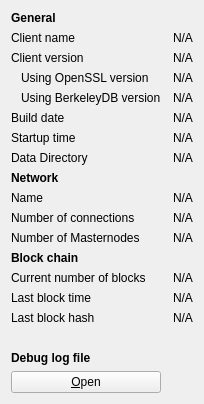
     <widget class="QWidget" name="tab_info">
      <attribute name="title">
       <string>&amp;Information</string>
      </attribute>
      <layout class="QGridLayout" name="gridLayout" columnstretch="0,0">
       <property name="horizontalSpacing">
        <number>12</number>
       </property>       
       <item row="0" column="0">
        <widget class="QLabel" name="generalHeader">
         <property name="font">
          <font>
           <weight>75</weight>
           <bold>true</bold>
          </font>
         </property>
         <property name="text">
          <string>General</string>
         </property>
        </widget>
       </item>
       <item row="1" column="0">
        <widget class="QLabel" name="clientNameLabel">
         <property name="text">
          <string>Client name</string>
         </property>
        </widget>
       </item>
       <item row="1" column="1">
        <widget class="QLabel" name="clientName">
         <property name="cursor">
          <cursorShape>IBeamCursor</cursorShape>
         </property>
         <property name="text">
          <string>N/A</string>
         </property>
         <property name="textFormat">
          <enum>Qt::PlainText</enum>
         </property>
         <property name="textInteractionFlags">
          <set>Qt::LinksAccessibleByMouse|Qt::TextSelectableByKeyboard|Qt::TextSelectableByMouse</set>
         </property>
        </widget>
       </item>
       <item row="2" column="0">
        <widget class="QLabel" name="clientVersionLabel">
         <property name="text">
          <string>Client version</string>
         </property>
        </widget>
       </item>
       <item row="2" column="1">
        <widget class="QLabel" name="clientVersion">
         <property name="cursor">
          <cursorShape>IBeamCursor</cursorShape>
         </property>
         <property name="text">
          <string>N/A</string>
         </property>
         <property name="textFormat">
          <enum>Qt::PlainText</enum>
         </property>
         <property name="textInteractionFlags">
          <set>Qt::LinksAccessibleByMouse|Qt::TextSelectableByKeyboard|Qt::TextSelectableByMouse</set>
         </property>
        </widget>
       </item>
       <item row="3" column="0">
        <widget class="QLabel" name="openSSLVersionLabel">
         <property name="text">
          <string>Using OpenSSL version</string>
         </property>
         <property name="indent">
          <number>10</number>
         </property>
        </widget>
       </item>
       <item row="3" column="1">
        <widget class="QLabel" name="openSSLVersion">
         <property name="cursor">
          <cursorShape>IBeamCursor</cursorShape>
         </property>
         <property name="text">
          <string>N/A</string>
         </property>
         <property name="textFormat">
          <enum>Qt::PlainText</enum>
         </property>
         <property name="textInteractionFlags">
          <set>Qt::LinksAccessibleByMouse|Qt::TextSelectableByKeyboard|Qt::TextSelectableByMouse</set>
         </property>
        </widget>
       </item>
       <item row="4" column="0">
        <widget class="QLabel" name="berkeleyDBVersionLabel">
         <property name="text">
          <string>Using BerkeleyDB version</string>
         </property>
         <property name="indent">
          <number>10</number>
         </property>
        </widget>
       </item>
       <item row="4" column="1">
        <widget class="QLabel" name="berkeleyDBVersion">
         <property name="cursor">
          <cursorShape>IBeamCursor</cursorShape>
         </property>
         <property name="text">
          <string>N/A</string>
         </property>
         <property name="textFormat">
          <enum>Qt::PlainText</enum>
         </property>
         <property name="textInteractionFlags">
          <set>Qt::LinksAccessibleByMouse|Qt::TextSelectableByKeyboard|Qt::TextSelectableByMouse</set>
         </property>
        </widget>
       </item>
       <item row="5" column="0">
        <widget class="QLabel" name="buildDateLabel">
         <property name="text">
          <string>Build date</string>
         </property>
        </widget>
       </item>
       <item row="5" column="1">
        <widget class="QLabel" name="buildDate">
         <property name="cursor">
          <cursorShape>IBeamCursor</cursorShape>
         </property>
         <property name="text">
          <string>N/A</string>
         </property>
         <property name="textFormat">
          <enum>Qt::PlainText</enum>
         </property>
         <property name="textInteractionFlags">
          <set>Qt::LinksAccessibleByMouse|Qt::TextSelectableByKeyboard|Qt::TextSelectableByMouse</set>
         </property>
        </widget>
       </item>
       <item row="6" column="0">
        <widget class="QLabel" name="startupTimeLabel">
         <property name="text">
          <string>Startup time</string>
         </property>
        </widget>
       </item>
       <item row="6" column="1">
        <widget class="QLabel" name="startupTime">
         <property name="cursor">
          <cursorShape>IBeamCursor</cursorShape>
         </property>
         <property name="text">
          <string>N/A</string>
         </property>
         <property name="textFormat">
          <enum>Qt::PlainText</enum>
         </property>
         <property name="textInteractionFlags">
          <set>Qt::LinksAccessibleByMouse|Qt::TextSelectableByKeyboard|Qt::TextSelectableByMouse</set>
         </property>
        </widget>
       </item>
       <item row="7" column="0">
        <widget class="QLabel" name="dataDirLabel">
         <property name="text">
          <string>Data Directory</string>
         </property>
        </widget>
       </item>
       <item row="7" column="1">
        <widget class="QLabel" name="dataDir">
         <property name="text">
          <string>N/A</string>
         </property>
        </widget>
       </item>       
       <item row="8" column="0">
        <widget class="QLabel" name="networkHeader">
         <property name="font">
          <font>
           <weight>75</weight>
           <bold>true</bold>
          </font>
         </property>
         <property name="text">
          <string>Network</string>
         </property>
        </widget>
       </item>
       <item row="9" column="0">
        <widget class="QLabel" name="networkNameLabel">
         <property name="text">
          <string>Name</string>
         </property>
        </widget>
       </item>
       <item row="9" column="1">
        <widget class="QLabel" name="networkName">
         <property name="cursor">
          <cursorShape>IBeamCursor</cursorShape>
         </property>
         <property name="text">
          <string>N/A</string>
         </property>
         <property name="textFormat">
          <enum>Qt::PlainText</enum>
         </property>
         <property name="textInteractionFlags">
          <set>Qt::LinksAccessibleByMouse|Qt::TextSelectableByKeyboard|Qt::TextSelectableByMouse</set>
         </property>
        </widget>
       </item>
       <item row="10" column="0">
        <widget class="QLabel" name="numberOfConnectionsLabel">
         <property name="text">
          <string>Number of connections</string>
         </property>
        </widget>
       </item>
       <item row="10" column="1">
        <widget class="QLabel" name="numberOfConnections">
         <property name="cursor">
          <cursorShape>IBeamCursor</cursorShape>
         </property>
         <property name="text">
          <string>N/A</string>
         </property>
         <property name="textFormat">
          <enum>Qt::PlainText</enum>
         </property>
         <property name="textInteractionFlags">
          <set>Qt::LinksAccessibleByMouse|Qt::TextSelectableByKeyboard|Qt::TextSelectableByMouse</set>
         </property>
        </widget>
       </item>
       <item row="11" column="0">
        <widget class="QLabel" name="masternodeCountLabel">
         <property name="text">
          <string>Number of Masternodes</string>
         </property>
        </widget>
       </item>
       <item row="11" column="1">
        <widget class="QLabel" name="masternodeCount">
         <property name="cursor">
          <cursorShape>IBeamCursor</cursorShape>
         </property>
         <property name="text">
          <string>N/A</string>
         </property>
         <property name="textFormat">
          <enum>Qt::PlainText</enum>
         </property>
         <property name="textInteractionFlags">
          <set>Qt::LinksAccessibleByMouse|Qt::TextSelectableByKeyboard|Qt::TextSelectableByMouse</set>
         </property>
        </widget>
       </item>
       <item row="12" column="0">
        <widget class="QLabel" name="blockchainHeader">
         <property name="font">
          <font>
           <weight>75</weight>
           <bold>true</bold>
          </font>
         </property>
         <property name="text">
          <string>Block chain</string>
         </property>
        </widget>
       </item>
       <item row="13" column="0">
        <widget class="QLabel" name="numberOfBlocksLabel">
         <property name="text">
          <string>Current number of blocks</string>
         </property>
        </widget>
       </item>
       <item row="13" column="1">
        <widget class="QLabel" name="numberOfBlocks">
         <property name="cursor">
          <cursorShape>IBeamCursor</cursorShape>
         </property>
         <property name="text">
          <string>N/A</string>
         </property>
         <property name="textFormat">
          <enum>Qt::PlainText</enum>
         </property>
         <property name="textInteractionFlags">
          <set>Qt::LinksAccessibleByMouse|Qt::TextSelectableByKeyboard|Qt::TextSelectableByMouse</set>
         </property>
        </widget>
       </item>
       <item row="14" column="0">
        <widget class="QLabel" name="lastBlockTimeLabel">
         <property name="text">
          <string>Last block time</string>
         </property>
        </widget>
       </item>
       <item row="14" column="1">
        <widget class="QLabel" name="lastBlockTime">
         <property name="cursor">
          <cursorShape>IBeamCursor</cursorShape>
         </property>
         <property name="text">
          <string>N/A</string>
         </property>
         <property name="textFormat">
          <enum>Qt::PlainText</enum>
         </property>
         <property name="textInteractionFlags">
          <set>Qt::LinksAccessibleByMouse|Qt::TextSelectableByKeyboard|Qt::TextSelectableByMouse</set>
         </property>
        </widget>
       </item>
       <item row="15" column="0">
        <widget class="QLabel" name="lastBlockHashLabel">
         <property name="text">
          <string>Last block hash</string>
         </property>
        </widget>
       </item>
       <item row="15" column="1">
        <widget class="QLabel" name="lastBlockHash">
         <property name="text">
          <string>N/A</string>
         </property>
        </widget>
       </item>
       <item row="16" column="0">
        <spacer name="verticalSpacer_2">
         <property name="orientation">
          <enum>Qt::Vertical</enum>
         </property>
         <property name="sizeHint" stdset="0">
          <size>
           <width>20</width>
           <height>20</height>
          </size>
         </property>
        </spacer>
       </item>
       <item row="17" column="0">
        <widget class="QLabel" name="debugLogFileHeader">
         <property name="font">
          <font>
           <weight>75</weight>
           <bold>true</bold>
          </font>
         </property>
         <property name="text">
          <string>Debug log file</string>
         </property>
        </widget>
       </item>
       <item row="18" column="0">
        <widget class="QPushButton" name="openDebugLogfileButton">
         <property name="toolTip">
          <string>Open the TRBO debug log file from the current data directory. This can take a few seconds for large log files.</string>
         </property>
         <property name="text">
          <string>&amp;Open</string>
         </property>
         <property name="autoDefault">
          <bool>false</bool>
         </property>
        </widget>
       </item>       
      </layout>
     </widget>
